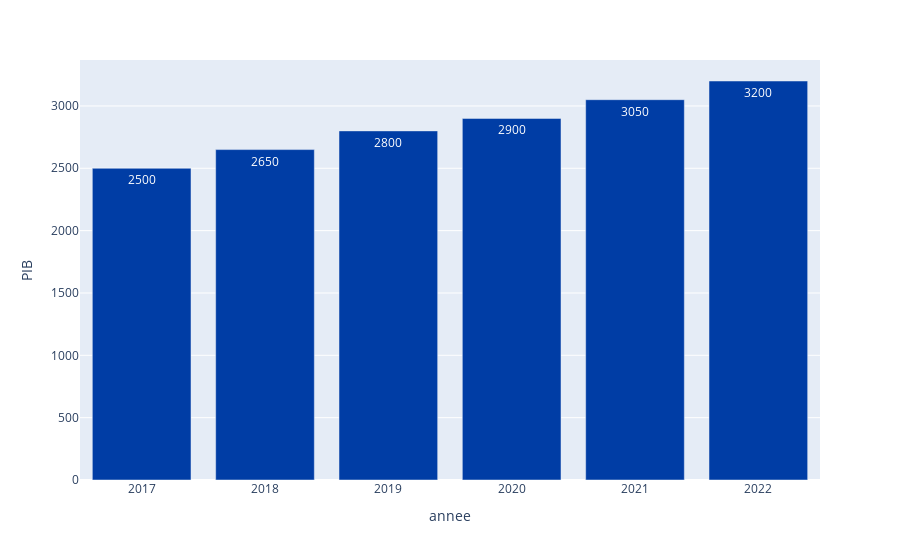

The code cell stored with this chart in its notebook:
### Markdown cell above
Ton premier graphe en Quelques lignes de code (le reste n'est que desing). Ready?

### Code cell
# Données
data = pd.DataFrame({
    'annee': ['2017', '2018', '2019', '2020', '2021', '2022'],
    'PIB': [2500, 2650, 2800, 2900, 3050, 3200] 
})

# Création du graphique en barres 
fig = px.bar(data, x='annee', y='PIB', text='PIB', color_discrete_sequence=['#003DA5'])

plotly.io.show(fig)

### Figure 1 — Plotly figure (JSON) as saved in the notebook; plotly's stock layout.template omitted (floating-point values rounded to 4 significant figures)
{"data": [{"alignmentgroup": "True", "hovertemplate": "annee=%{x}<br>PIB=%{text}<extra></extra>", "legendgroup": "", "marker": {"color": "#003DA5", "pattern": {"shape": ""}}, "name": "", "offsetgroup": "", "orientation": "v", "showlegend": false, "text": [2500, 2650, 2800, 2900, 3050, 3200], "textposition": "auto", "type": "bar", "x": ["2017", "2018", "2019", "2020", "2021", "2022"], "xaxis": "x", "y": [2500, 2650, 2800, 2900, 3050, 3200], "yaxis": "y"}], "layout": {"barmode": "relative", "legend": {"tracegroupgap": 0}, "margin": {"t": 60}, "xaxis": {"anchor": "y", "domain": [0, 1], "title": {"text": "annee"}}, "yaxis": {"anchor": "x", "domain": [0, 1], "title": {"text": "PIB"}}}}
